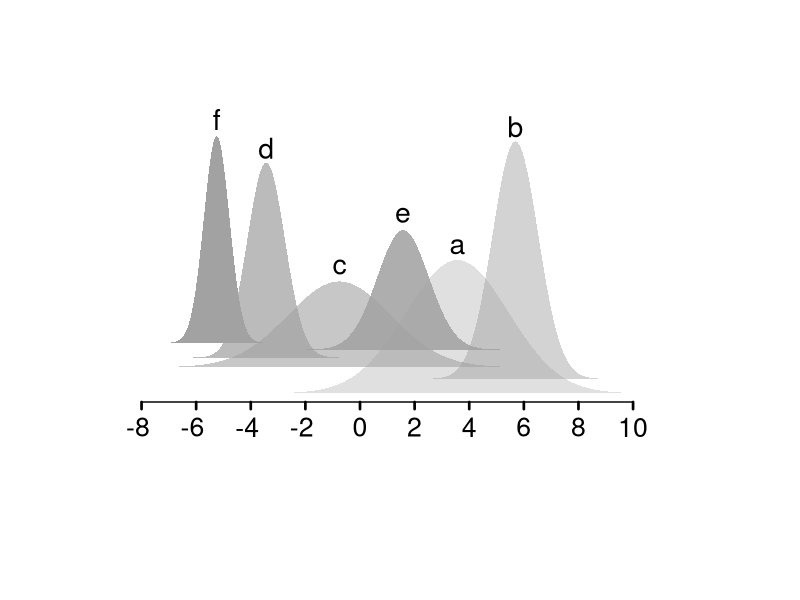

Here is the R script that generated this plot:
op <- par(mar = c(4, 0, 0, 4))

x <- seq(-12, 12, 0.1)
x.ticks <- seq(-12, 12, 2)
y <- x
z <- matrix(0, ncol = length(x), nrow = length(y))
z[, 1] <- dnorm(x)
zcol <- matrix(0, ncol = length(x), nrow = length(y))
zcol[, 1] <- "black"

res <- persp(x, y, z, theta = 0, phi = 0, expand = 0.4, xlab = "", ylab = "", 
    ticktype = "detailed", cex.lab = 0.8, zlab = "", box = FALSE, border = FALSE, 
    xlim = c(-13, 13))
polygon(trans3d(c(x, rev(x)), y = rep(y[1], 2 * length(x)), z = c(dnorm(y, 3.8, 
    2), rep(0, length(x))), pmat = res), col = rgb(red = 190, green = 190, blue = 190, 
    alpha = 100, maxColorValue = 300), border = NA)
polygon(trans3d(c(x, rev(x)), y = rep(y[41], 2 * length(x)), z = c(dnorm(y, 6.8), 
    rep(0, length(x))), pmat = res), col = rgb(red = 190, green = 190, blue = 190, 
    alpha = 140, maxColorValue = 300), border = NA)
polygon(trans3d(c(x, rev(x)), y = rep(y[81], 2 * length(x)), z = c(dnorm(y, -1, 
    2.5), rep(0, length(x))), pmat = res), col = rgb(red = 190, green = 190, 
    blue = 190, alpha = 180, maxColorValue = 300), border = NA)
polygon(trans3d(c(x, rev(x)), y = rep(y[121], 2 * length(x)), z = c(dnorm(y, 
    -5), rep(0, length(x))), pmat = res), col = rgb(red = 190, green = 190, blue = 190, 
    alpha = 220, maxColorValue = 300), border = NA)
polygon(trans3d(c(x, rev(x)), y = rep(y[161], 2 * length(x)), z = c(dnorm(y, 
    2.5, 1.5), rep(0, length(x))), pmat = res), col = rgb(red = 190, green = 190, 
    blue = 190, alpha = 260, maxColorValue = 300), border = NA)
polygon(trans3d(c(x, rev(x)), y = rep(y[201], 2 * length(x)), z = c(dnorm(y, 
    -9, 0.8), rep(0, length(x))), pmat = res), col = rgb(red = 190, green = 190, 
    blue = 190, alpha = 300, maxColorValue = 300), border = NA)

### draw x-axis
lines(trans3d(x[which(x == -8):which(x == 10)], min(y) - 2, min(z), res), col = "black", 
    lwd = 1.4)

# tick marks
tick.start <- trans3d(seq(-8, 10, 2), min(y) - 2, min(z), res)
tick.end <- trans3d(seq(-8, 10, 2), min(y) - 2, min(z - 0.01), res)
segments(tick.start$x, tick.start$y, tick.end$x, tick.end$y, lwd = 2.6)

# labels
labels <- seq(-8, -2, 2)
label.pos <- trans3d(seq(-8, -2, 2), min(y) - 2, min(z - 0.035), res)
text(label.pos$x, label.pos$y, labels = labels, cex = 1.6, adj = 0.65)
labels <- seq(0, 10, 2)
label.pos <- trans3d(seq(0, 10, 2), min(y) - 2, min(z - 0.035), res)
text(label.pos$x, label.pos$y, labels = labels, cex = 1.6, adj = 0.5)

### add labels to distributions
text(trans3d(3.8, y[1], dnorm(3.8, 3.8, 2) + 0.02, res), "a", cex = 1.7)
text(trans3d(6.8, y[41], dnorm(6.8, 6.8) + 0.024, res), "b", cex = 1.7)
text(trans3d(-1, y[81], dnorm(-1, -1, 2.5) + 0.027, res), "c", cex = 1.7)
text(trans3d(-5, y[121], dnorm(-5, -5) + 0.029, res), "d", cex = 1.7)
text(trans3d(2.5, y[161], dnorm(2.5, 2.5, 1.5) + 0.033, res), "e", cex = 1.7)
text(trans3d(-9, y[201], dnorm(-9, -9, 0.8) + 0.039, res), "f", cex = 1.7)

par(op)